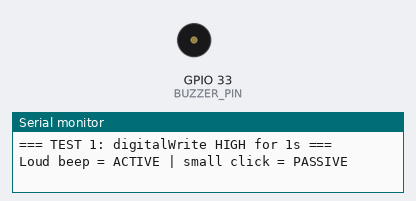
The sketch below on a simulated ESP32. On the bench: buzzer (waves = sounding), the last lines printed to the serial monitor.

Above: at 2.2 s.
At 12.88 s:
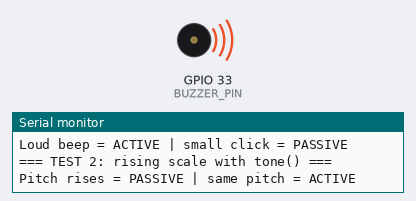
Timing chart, 0 to 13.2 s (numbered marks = the images above):
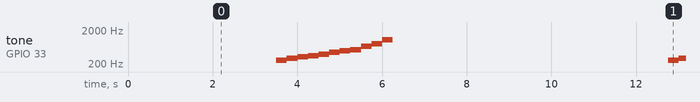

The sketch:

buzzer_test.ino
```cpp
// ==========================================
//   BUZZER TYPE TEST (Active vs Passive)
// ==========================================
// Upload, open Serial Monitor @115200 and LISTEN.
//
// TEST 1: Pin held HIGH for 1 second.
//   - Loud steady BEEP  -> ACTIVE buzzer
//   - Just a tiny click -> PASSIVE buzzer
//
// TEST 2: Plays a rising scale (C4 -> C6) with tone().
//   - You hear clearly DIFFERENT pitches going up -> PASSIVE buzzer
//   - Same buzzy pitch every note                -> ACTIVE buzzer
//
// Then set BUZZER_PASSIVE in prototype_mark_4.ino accordingly.

const int BUZZER_PIN = 33;

const int scaleNotes[] = {262, 294, 330, 349, 392, 440, 494, 523, 659, 784, 1047};
const int scaleLen = sizeof(scaleNotes) / sizeof(scaleNotes[0]);

void setup() {
  Serial.begin(115200);
  delay(1000);
  pinMode(BUZZER_PIN, OUTPUT);
}

void loop() {
  Serial.println("\n=== TEST 1: digitalWrite HIGH for 1s ===");
  Serial.println("Loud beep = ACTIVE | small click = PASSIVE");
  digitalWrite(BUZZER_PIN, HIGH);
  delay(1000);
  digitalWrite(BUZZER_PIN, LOW);
  delay(1500);

  Serial.println("=== TEST 2: rising scale with tone() ===");
  Serial.println("Pitch rises = PASSIVE | same pitch = ACTIVE");
  for (int i = 0; i < scaleLen; i++) {
    tone(BUZZER_PIN, scaleNotes[i]);
    delay(250);
  }
  noTone(BUZZER_PIN);
  digitalWrite(BUZZER_PIN, LOW);

  Serial.println("Repeating in 4 seconds...");
  delay(4000);
}
```

Measured:
- by itself, tone on GPIO 33 (BUZZER_PIN): repeats every 9.3 s: 294 Hz 0.25 s, 330 Hz 0.25 s, 349 Hz 0.25 s, 392 Hz 0.25 s, 440 Hz 0.25 s, 494 Hz 0.25 s, 523 Hz 0.25 s, 659 Hz 0.25 s, 784 Hz 0.25 s, 1047 Hz 0.25 s, silent 6.5 s, 262 Hz 0.25 s
